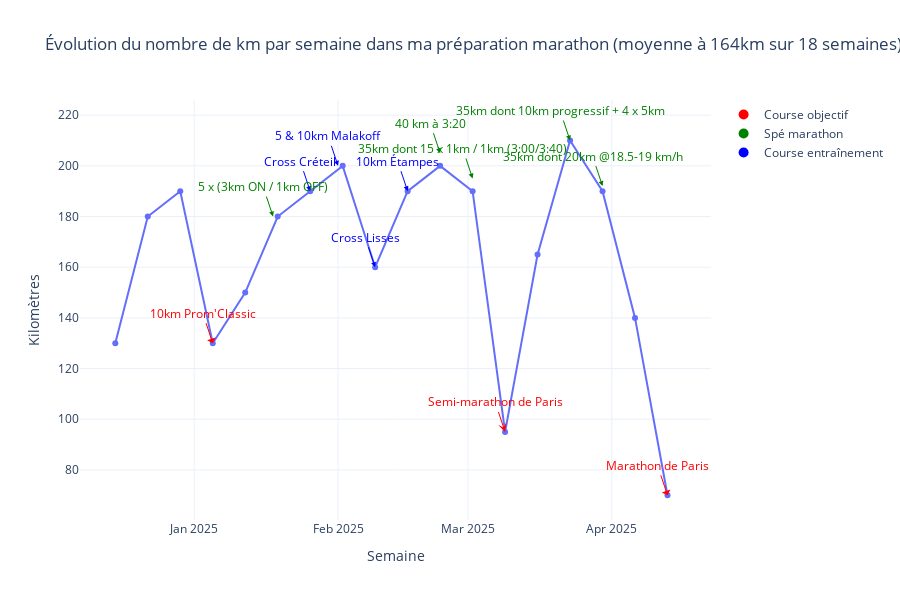

Source (notebook cell):
### Code cell
# Kilométrage par semaine

km_per_week = [130, 180, 190, 130, 150, 180, 190, 200, 160, 190, 200, 190, 95, 165, 210, 190, 140, 70]  

# Création des dates des semaines à partir du 8 décembre 2024
start_date = datetime.date(2024, 12, 15)
dates = [start_date + datetime.timedelta(weeks=i) for i in range(len(km_per_week))]

# DataFrame
df = pd.DataFrame({
    'Semaine': dates,
    'Kilomètres': km_per_week
})

# --- Ajout des annotations (flèches rouges + texte) ---
annotations = [
    dict(
        x=datetime.date(2025, 1, 5),
        y=130,
        xref="x",
        yref="y",
        text="10km Prom'Classic",
        showarrow=True,
        arrowhead=1,
        arrowsize=1.5,
        arrowcolor="red",
        font=dict(color="red"),
    ),
    dict(
        x=datetime.date(2025, 3, 9),
        y=95,
        xref="x",
        yref="y",
        text="Semi-marathon de Paris",
        showarrow=True,
        arrowhead=3,
        arrowsize=1.5,
        arrowcolor="red",
        font=dict(color="red"),
    ),
    dict(
        x=datetime.date(2025, 4, 13),
        y=70,
        xref="x",
        yref="y",
        text="Marathon de Paris",
        showarrow=True,
        arrowhead=1,
        arrowsize=1.5,
        arrowcolor="red",
        font=dict(color="red"),
    ),
]

# --- Annotations Courses Entraînement (bleu) ---
annotations += [
    dict(
        x=datetime.date(2025, 1, 26),
        y=190,
        xref="x",
        yref="y",
        text="Cross Créteil",
        showarrow=True,
        arrowhead=2,
        arrowsize=1,
        arrowcolor="blue",
        font=dict(color="blue"),
    ),
    dict(
        x=datetime.date(2025, 2, 1),
        y=200,
        xref="x",
        yref="y",
        text="5 & 10km Malakoff",
        showarrow=True,
        arrowhead=2,
        arrowsize=1,
        arrowcolor="blue",
        font=dict(color="blue"),
    ),
    dict(
        x=datetime.date(2025, 2, 9),
        y=160,
        xref="x",
        yref="y",
        text="Cross Lisses",
        showarrow=True,
        arrowhead=2,
        arrowsize=1,
        arrowcolor="blue",
        font=dict(color="blue"),
    ),
    dict(
        x=datetime.date(2025, 2, 16),
        y=190,
        xref="x",
        yref="y",
        text="10km Étampes",
        showarrow=True,
        arrowhead=2,
        arrowsize=1,
        arrowcolor="blue",
        font=dict(color="blue"),
    ),
]

# --- Annotations Séances Spécifiques Marathon (vertes) ---
annotations += [
    dict(
        x=datetime.date(2025, 1, 18),
        y=180,
        xref="x",
        yref="y",
        text="5 x (3km ON / 1km OFF)",
        showarrow=True,
        arrowhead=2,
        arrowsize=1,
        arrowcolor="green",
        font=dict(color="green"),
    ),
    dict(
        x=datetime.date(2025, 2, 23),
        y=205,
        xref="x",
        yref="y",
        text="40 km à 3:20",
        showarrow=True,
        arrowhead=2,
        arrowsize=1,
        arrowcolor="green",
        font=dict(color="green"),
    ),
    dict(
        x=datetime.date(2025, 3, 2),
        y=195,
        xref="x",
        yref="y",
        text="35km dont 15 x 1km / 1km (3:00/3:40)",
        showarrow=True,
        arrowhead=2,
        arrowsize=1,
        arrowcolor="green",
        font=dict(color="green"),
    ),
    dict(
        x=datetime.date(2025, 3, 23),
        y=210,
        xref="x",
        yref="y",
        text="35km dont 10km progressif + 4 x 5km",
        showarrow=True,
        arrowhead=2,
        arrowsize=1,
        arrowcolor="green",
        font=dict(color="green"),
    ),
    dict(
        x=datetime.date(2025, 3, 30),
        y=192,
        xref="x",
        yref="y",
        text="35km dont 20km @18.5-19 km/h",
        showarrow=True,
        arrowhead=2,
        arrowsize=1,
        arrowcolor="green",
        font=dict(color="green"),
    ),
]

# --------- Plotly ---------
fig = px.line(
    df,
    x='Semaine',
    y='Kilomètres',
    markers=True,
    title=f'Évolution du nombre de km par semaine dans ma préparation marathon (moyenne à {int(np.mean(km_per_week))}km sur {len(km_per_week)} semaines)',
)

fig.update_layout(
    height=600,  
    annotations=annotations
)

fig.update_layout(
    annotations=annotations
)

# --- Légende manuelle ---
fig.add_trace(go.Scatter(
    x=[None],
    y=[None],
    mode='markers+text',
    marker=dict(color='red', size=10),
    name="Course objectif"
))

fig.add_trace(go.Scatter(
    x=[None],
    y=[None],
    mode='markers',
    marker=dict(color='green', size=10),
    name="Spé marathon"
))

fig.add_trace(go.Scatter(
    x=[None],
    y=[None],
    mode='markers',
    marker=dict(color='blue', size=10),
    name="Course entraînement"
))

# --- Options graphiques ---
fig.update_layout(
    xaxis_title='Semaine',
    yaxis_title='Kilomètres',
    template='plotly_white',
    hovermode='x unified'
)

fig.show()

### Figure 1 — Plotly figure (JSON) as saved in the notebook; plotly's stock layout.template omitted (floating-point values rounded to 4 significant figures)
{"data": [{"hovertemplate": "Semaine=%{x}<br>Kilomètres=%{y}<extra></extra>", "legendgroup": "", "line": {"color": "#636efa", "dash": "solid"}, "marker": {"symbol": "circle"}, "mode": "lines+markers", "name": "", "orientation": "v", "showlegend": false, "type": "scatter", "x": ["2024-12-15", "2024-12-22", "2024-12-29", "2025-01-05", "2025-01-12", "2025-01-19", "2025-01-26", "2025-02-02", "2025-02-09", "2025-02-16", "2025-02-23", "2025-03-02", "2025-03-09", "2025-03-16", "2025-03-23", "2025-03-30", "2025-04-06", "2025-04-13"], "xaxis": "x", "y": [130, 180, 190, 130, 150, 180, 190, 200, 160, 190, 200, 190, 95, 165, 210, 190, 140, 70], "yaxis": "y"}, {"marker": {"color": "red", "size": 10}, "mode": "markers+text", "name": "Course objectif", "type": "scatter", "x": [null], "y": [null]}, {"marker": {"color": "green", "size": 10}, "mode": "markers", "name": "Spé marathon", "type": "scatter", "x": [null], "y": [null]}, {"marker": {"color": "blue", "size": 10}, "mode": "markers", "name": "Course entraînement", "type": "scatter", "x": [null], "y": [null]}], "layout": {"annotations": [{"arrowcolor": "red", "arrowhead": 1, "arrowsize": 1.5, "font": {"color": "red"}, "showarrow": true, "text": "10km Prom'Classic", "x": "2025-01-05", "xref": "x", "y": 130, "yref": "y"}, {"arrowcolor": "red", "arrowhead": 3, "arrowsize": 1.5, "font": {"color": "red"}, "showarrow": true, "text": "Semi-marathon de Paris", "x": "2025-03-09", "xref": "x", "y": 95, "yref": "y"}, {"arrowcolor": "red", "arrowhead": 1, "arrowsize": 1.5, "font": {"color": "red"}, "showarrow": true, "text": "Marathon de Paris", "x": "2025-04-13", "xref": "x", "y": 70, "yref": "y"}, {"arrowcolor": "blue", "arrowhead": 2, "arrowsize": 1, "font": {"color": "blue"}, "showarrow": true, "text": "Cross Créteil", "x": "2025-01-26", "xref": "x", "y": 190, "yref": "y"}, {"arrowcolor": "blue", "arrowhead": 2, "arrowsize": 1, "font": {"color": "blue"}, "showarrow": true, "text": "5 & 10km Malakoff", "x": "2025-02-01", "xref": "x", "y": 200, "yref": "y"}, {"arrowcolor": "blue", "arrowhead": 2, "arrowsize": 1, "font": {"color": "blue"}, "showarrow": true, "text": "Cross Lisses", "x": "2025-02-09", "xref": "x", "y": 160, "yref": "y"}, {"arrowcolor": "blue", "arrowhead": 2, "arrowsize": 1, "font": {"color": "blue"}, "showarrow": true, "text": "10km Étampes", "x": "2025-02-16", "xref": "x", "y": 190, "yref": "y"}, {"arrowcolor": "green", "arrowhead": 2, "arrowsize": 1, "font": {"color": "green"}, "showarrow": true, "text": "5 x (3km ON / 1km OFF)", "x": "2025-01-18", "xref": "x", "y": 180, "yref": "y"}, {"arrowcolor": "green", "arrowhead": 2, "arrowsize": 1, "font": {"color": "green"}, "showarrow": true, "text": "40 km à 3:20", "x": "2025-02-23", "xref": "x", "y": 205, "yref": "y"}, {"arrowcolor": "green", "arrowhead": 2, "arrowsize": 1, "font": {"color": "green"}, "showarrow": true, "text": "35km dont 15 x 1km / 1km (3:00/3:40)", "x": "2025-03-02", "xref": "x", "y": 195, "yref": "y"}, {"arrowcolor": "green", "arrowhead": 2, "arrowsize": 1, "font": {"color": "green"}, "showarrow": true, "text": "35km dont 10km progressif + 4 x 5km", "x": "2025-03-23", "xref": "x", "y": 210, "yref": "y"}, {"arrowcolor": "green", "arrowhead": 2, "arrowsize": 1, "font": {"color": "green"}, "showarrow": true, "text": "35km dont 20km @18.5-19 km/h", "x": "2025-03-30", "xref": "x", "y": 192, "yref": "y"}], "height": 600, "hovermode": "x unified", "legend": {"tracegroupgap": 0}, "title": {"text": "Évolution du nombre de km par semaine dans ma préparation marathon (moyenne à 164km sur 18 semaines)"}, "xaxis": {"anchor": "y", "domain": [0, 1], "title": {"text": "Semaine"}}, "yaxis": {"anchor": "x", "domain": [0, 1], "title": {"text": "Kilomètres"}}}}
